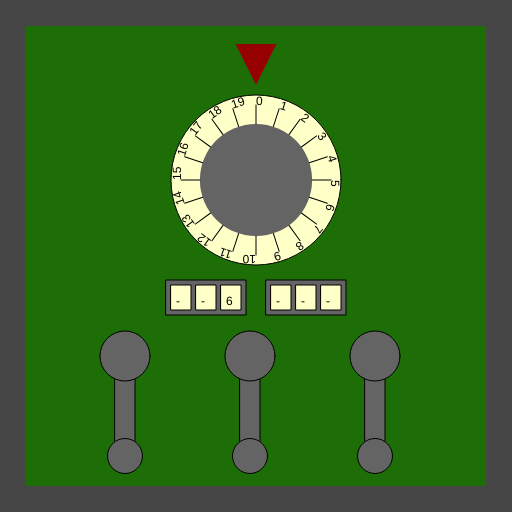
Frame 1 (no input)
Frame 60 (no input): identical to frame 1, image omitted
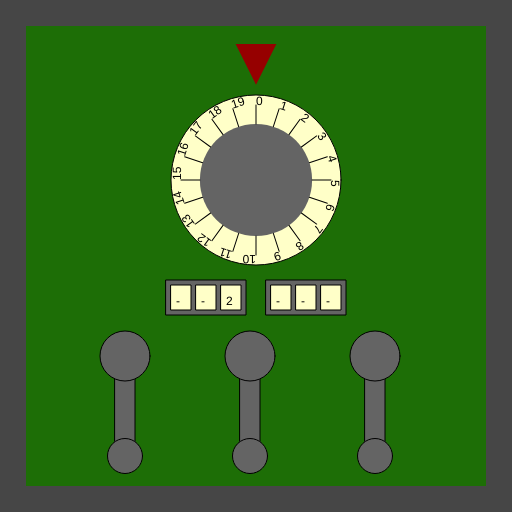
Frame 120 (the mouse pressed at the canvas centre since frame 60)

The p5.js sketch that drew these frames (run headless with seeded random() and noise() and a simulated clock; from frame 60 on, the mouse is pressed at the canvas centre):

// p5.js sketch
// ── sketch.js
/*

Officer: 9737215
CaseNum: 303-3-23989936-9737215

Case 303 - The Case of the Crooked Attorney
Stage 4 - The Courthouse

Torvalds has his final safe in his courthouse chambers. Luckily there is a court case proceeding.
You can sneak into his chambers whilst he makes his closing statement.

Crack the safe by doing the following:

	When the mouse button is pressed:
	- Use the 'map' function to scale mouseY to values ranging from 2 to 14.
	- Assign the output to cryptic_vault_combination_0

	Whilst the mouse is moving:
	- Use the 'random' function to produce random values ranging from 1 to 8.
	- Assign the output to cryptic_vault_combination_1

	When any key is released:
	- Make cryptic_vault_combination_2 equal to the value of 'key'

	When the mouse button is pressed:
	- Use the 'map' function to scale mouseY to values ranging from 9 to 74.
	- Assign the output to cryptic_vault_combination_3

	Whilst the mouse is moving:
	- Use the 'map' function to scale mouseX to values ranging from 11 to 75.
	- Assign the output to cryptic_vault_combination_4

	Whilst the mouse is moving:
	- Use the 'map' function to scale mouseY to values ranging from 19 to 79.
	- Assign the output to cryptic_vault_combination_5



This time you'll need to create the relevant event handlers yourself.

There are many possible ways of investigating this case, but you
should use ONLY the following commands:

	- The assignment operator aka. the equals sign !
	- mouseX, mouseY
	- key, keyCode
	- random
	- map

*/

//declare the variables

var cryptic_vault_combination_0;
var cryptic_vault_combination_1;
var cryptic_vault_combination_2;
var cryptic_vault_combination_3;
var cryptic_vault_combination_4;
var cryptic_vault_combination_5;


function preload() {
	//IMAGES WILL BE LOADED HERE

}

function setup() {
	createCanvas(512, 512);

	//initialise the variables
	cryptic_vault_combination_0 = 0;
	cryptic_vault_combination_1 = "";
	cryptic_vault_combination_2 = "";
	cryptic_vault_combination_3 = 0;
	cryptic_vault_combination_4 = 0;
	cryptic_vault_combination_5 = 0;

}

///////////////////EVENT HANDLERS///////////////////

//Create event handlers here to open the safe ...
function mousePressed() {
	cryptic_vault_combination_0 = map(mouseY, 512, 512, 2, 14);
	cryptic_vault_combination_3 = map(mouseY, 512, 512, 9, 74);
}
// When the mouse button is pressed:
// 	- Use the 'map' function to scale mouseY to values ranging from 2 to 14.
// 	- Assign the output to cryptic_vault_combination_0

// 	When the mouse button is pressed:
// 	- Use the 'map' function to scale mouseY to values ranging from 9 to 74.
// 	- Assign the output to cryptic_vault_combination_3
function keyReleased() {
	cryptic_vault_combination_2 = key;
}
// 	When any key is released:
// 	- Make cryptic_vault_combination_2 equal to the value of 'key'
function mouseMoved() {
	cryptic_vault_combination_1 = random(1, 8);
	cryptic_vault_combination_4 = map(mouseX, 512, 512, 11, 75);
	cryptic_vault_combination_5 = map(mouseY, 512, 512, 19, 79);
}
// 	Whilst the mouse is moving:
// 	- Use the 'random' function to produce random values ranging from 1 to 8.
// 	- Assign the output to cryptic_vault_combination_1

// 	Whilst the mouse is moving:
// 	- Use the 'map' function to scale mouseX to values ranging from 11 to 75.
// 	- Assign the output to cryptic_vault_combination_4

// 	Whilst the mouse is moving:
// 	- Use the 'map' function to scale mouseY to values ranging from 19 to 79.
// 	- Assign the output to cryptic_vault_combination_5

///////////////DO NOT CHANGE CODE BELOW THIS POINT///////////////////

function draw() {

	//Draw the safe door
	background(70);
	noStroke();
	fill(29, 110, 6);
	rect(26, 26, width - 52, width - 52);

	//Draw the combination dial
	push();
	translate(256, 180);
	drawDial(170, cryptic_vault_combination_0, 20);
	pop();

	//Draw the spinners
	push();
	translate(206, 280);
	drawSpinner(3, cryptic_vault_combination_1);
	pop();

	push();
	translate(306, 280);
	drawSpinner(3, cryptic_vault_combination_2);
	pop();

	//Draw the levers
	push();
	translate(125, 356);
	drawLever(cryptic_vault_combination_3);
	pop();

	push();
	translate(250, 356);
	drawLever(cryptic_vault_combination_4);
	pop();

	push();
	translate(375, 356);
	drawLever(cryptic_vault_combination_5);
	pop();

}

function drawDial(diameter, num, maxNum) {
	//the combination lock

	var r = diameter * 0.5;
	var p = r * 0.6;

	stroke(0);
	fill(255, 255, 200);
	ellipse(0, 0, diameter, diameter);
	fill(100);
	noStroke();
	ellipse(0, 0, diameter * 0.66, diameter * 0.66);
	fill(150, 0, 0);
	triangle(
		-p * 0.4, -r - p,
		p * 0.4, -r - p,
		0, -r - p / 5
	);

	noStroke();

	push();
	var inc = 360 / maxNum;

	rotate(radians(-num * inc));
	for (var i = 0; i < maxNum; i++) {
		push();
		rotate(radians(i * inc));
		stroke(0);
		line(0, -r * 0.66, 0, -(r - 10));
		noStroke();
		fill(0);
		text(i, 0, -(r - 10));
		pop();
	}

	pop();
}

function drawLever(rot) {
	push();
	rotate(radians(-rot))
	stroke(0);
	fill(100);
	rect(-10, 0, 20, 100);
	ellipse(0, 0, 50, 50);
	ellipse(0, 100, 35, 35);
	pop();
}

function drawSpinner(numSpinners, val) {
	var sw = 20;
	var ow = (sw + 5) * numSpinners + 5;
	stroke(0);
	fill(100);
	rect(-ow / 2, 0, ow, 35);
	if (typeof (val) == "number") {
		val = floor(val).toString(); //convert to string
	}
	var d = numSpinners - val.length;

	for (var d = numSpinners - val.length; d > 0; d--) {
		val = "-" + val;
	}

	for (var i = 0; i < numSpinners; i++) {
		stroke(0);
		fill(255, 255, 200);
		rect(-ow / 2 + i * (sw + 5) + 5, 5, 20, 25);
		fill(0);
		noStroke();
		text(val[i], -ow / 2 + sw / 2 + i * (sw + 5), 25);
	}

}
